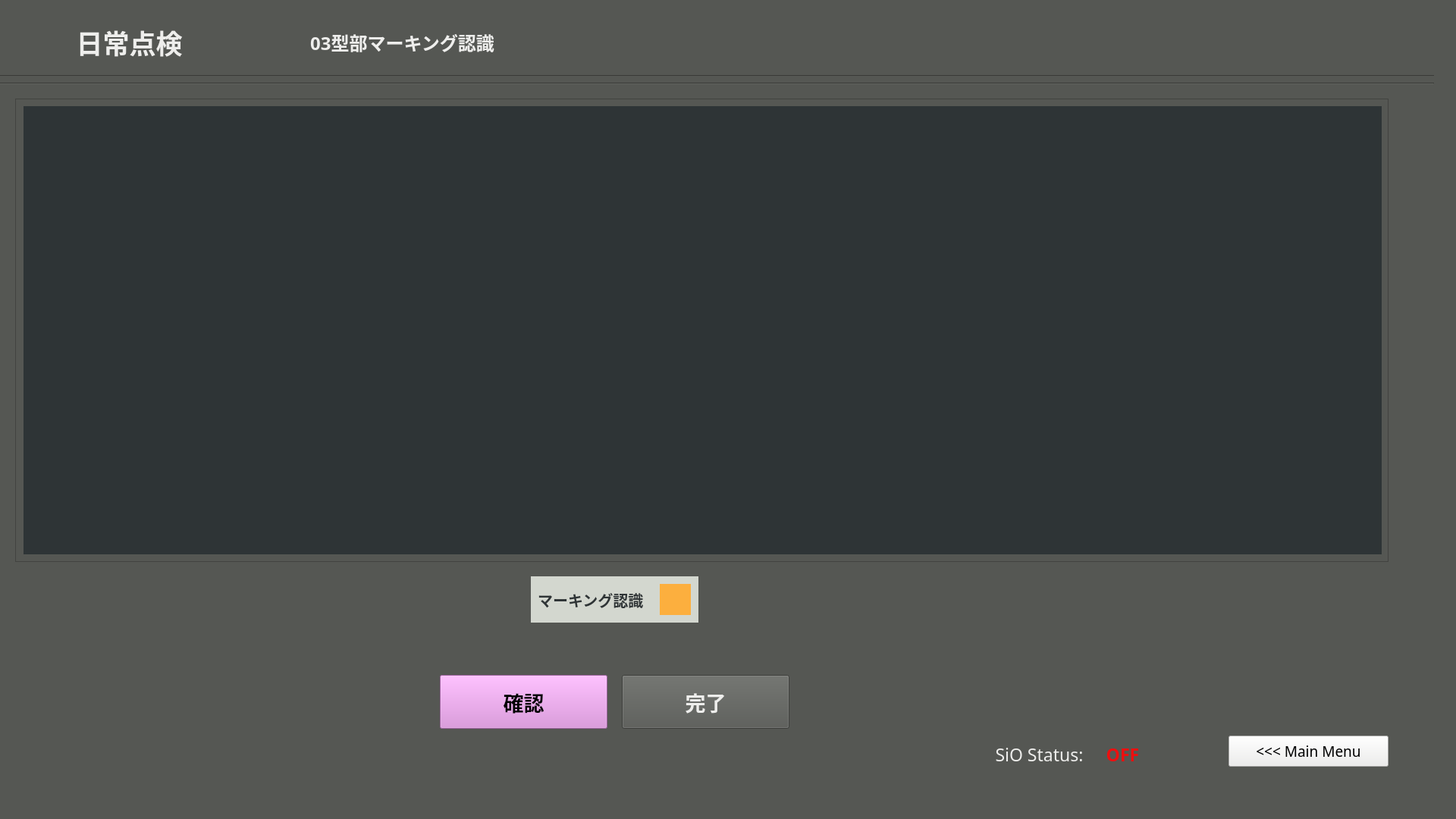
<?xml version="1.0" encoding="UTF-8"?>
<ui version="4.0">
 <class>dailytenken3_cliphanire</class>
 <widget class="QMainWindow" name="dailytenken3_cliphanire">
  <property name="enabled">
   <bool>true</bool>
  </property>
  <property name="geometry">
   <rect>
    <x>0</x>
    <y>0</y>
    <width>1920</width>
    <height>1080</height>
   </rect>
  </property>
  <property name="windowTitle">
   <string>MainWindow</string>
  </property>
  <property name="styleSheet">
   <string notr="true">background-color: rgb(85, 87, 83);</string>
  </property>
  <widget class="QWidget" name="dailytenken3_cliphanire_widget">
   <property name="enabled">
    <bool>true</bool>
   </property>
   <widget class="Line" name="line_1">
    <property name="geometry">
     <rect>
      <x>-10</x>
      <y>90</y>
      <width>1901</width>
      <height>20</height>
     </rect>
    </property>
    <property name="orientation">
     <enum>Qt::Horizontal</enum>
    </property>
   </widget>
   <widget class="Line" name="line_2">
    <property name="geometry">
     <rect>
      <x>-10</x>
      <y>100</y>
      <width>1901</width>
      <height>20</height>
     </rect>
    </property>
    <property name="orientation">
     <enum>Qt::Horizontal</enum>
    </property>
   </widget>
   <widget class="QFrame" name="frame">
    <property name="geometry">
     <rect>
      <x>20</x>
      <y>130</y>
      <width>1811</width>
      <height>611</height>
     </rect>
    </property>
    <property name="frameShape">
     <enum>QFrame::StyledPanel</enum>
    </property>
    <property name="frameShadow">
     <enum>QFrame::Raised</enum>
    </property>
    <widget class="QLabel" name="cameraFrame">
     <property name="geometry">
      <rect>
       <x>11</x>
       <y>10</y>
       <width>1791</width>
       <height>591</height>
      </rect>
     </property>
     <property name="styleSheet">
      <string notr="true">background-color: rgb(46, 52, 54);</string>
     </property>
     <property name="text">
      <string/>
     </property>
     <property name="alignment">
      <set>Qt::AlignCenter</set>
     </property>
    </widget>
    <widget class="QPushButton" name="rekensaButton">
     <property name="geometry">
      <rect>
       <x>260</x>
       <y>500</y>
       <width>91</width>
       <height>71</height>
      </rect>
     </property>
     <property name="font">
      <font>
       <family>Ubuntu Mono</family>
       <pointsize>13</pointsize>
       <weight>75</weight>
       <italic>false</italic>
       <bold>true</bold>
       <stylestrategy>PreferAntialias</stylestrategy>
      </font>
     </property>
     <property name="autoFillBackground">
      <bool>false</bool>
     </property>
     <property name="styleSheet">
      <string notr="true">color: rgb(238, 238, 236);
background-color: rgb(117, 80, 123);</string>
     </property>
     <property name="text">
      <string>検査
やり直し</string>
     </property>
     <property name="checkable">
      <bool>false</bool>
     </property>
    </widget>
    <widget class="QPushButton" name="delwarpbutton">
     <property name="geometry">
      <rect>
       <x>770</x>
       <y>510</y>
       <width>181</width>
       <height>51</height>
      </rect>
     </property>
     <property name="font">
      <font>
       <family>Ubuntu Mono</family>
       <pointsize>11</pointsize>
       <weight>75</weight>
       <italic>false</italic>
       <bold>true</bold>
       <stylestrategy>PreferAntialias</stylestrategy>
      </font>
     </property>
     <property name="autoFillBackground">
      <bool>false</bool>
     </property>
     <property name="styleSheet">
      <string notr="true">background-color: rgb(164, 0, 0);</string>
     </property>
     <property name="text">
      <string>パースワープパラム削除 
Del Warp Parm</string>
     </property>
     <property name="checkable">
      <bool>false</bool>
     </property>
    </widget>
    <widget class="QPushButton" name="savewarpbutton">
     <property name="geometry">
      <rect>
       <x>580</x>
       <y>510</y>
       <width>181</width>
       <height>51</height>
      </rect>
     </property>
     <property name="font">
      <font>
       <family>Ubuntu Mono</family>
       <pointsize>11</pointsize>
       <weight>75</weight>
       <italic>false</italic>
       <bold>true</bold>
       <stylestrategy>PreferAntialias</stylestrategy>
      </font>
     </property>
     <property name="autoFillBackground">
      <bool>false</bool>
     </property>
     <property name="styleSheet">
      <string notr="true">color: rgb(238, 238, 236);</string>
     </property>
     <property name="text">
      <string>パースワープパラム保存 
Save Warp Parm</string>
     </property>
     <property name="checkable">
      <bool>false</bool>
     </property>
    </widget>
    <widget class="QLabel" name="rtwarpcolor">
     <property name="geometry">
      <rect>
       <x>440</x>
       <y>490</y>
       <width>121</width>
       <height>20</height>
      </rect>
     </property>
     <property name="font">
      <font>
       <family>Ubuntu Mono</family>
       <pointsize>15</pointsize>
       <weight>75</weight>
       <bold>true</bold>
      </font>
     </property>
     <property name="styleSheet">
      <string notr="true">background-color: rgb(255, 0, 0);</string>
     </property>
     <property name="text">
      <string/>
     </property>
     <property name="alignment">
      <set>Qt::AlignLeading|Qt::AlignLeft|Qt::AlignVCenter</set>
     </property>
    </widget>
    <widget class="QPushButton" name="rtwarpbutton">
     <property name="geometry">
      <rect>
       <x>440</x>
       <y>510</y>
       <width>121</width>
       <height>51</height>
      </rect>
     </property>
     <property name="font">
      <font>
       <family>Ubuntu Mono</family>
       <pointsize>11</pointsize>
       <weight>75</weight>
       <italic>false</italic>
       <bold>true</bold>
       <stylestrategy>PreferAntialias</stylestrategy>
      </font>
     </property>
     <property name="autoFillBackground">
      <bool>false</bool>
     </property>
     <property name="styleSheet">
      <string notr="true">color: rgb(238, 238, 236);</string>
     </property>
     <property name="text">
      <string>継続ワープ 
RT Pers.Warp</string>
     </property>
     <property name="checkable">
      <bool>false</bool>
     </property>
    </widget>
    <widget class="QPushButton" name="quitbutton">
     <property name="geometry">
      <rect>
       <x>1560</x>
       <y>530</y>
       <width>211</width>
       <height>41</height>
      </rect>
     </property>
     <property name="font">
      <font>
       <family>Ubuntu Mono</family>
       <pointsize>14</pointsize>
      </font>
     </property>
     <property name="styleSheet">
      <string notr="true">background-color: rgb(238, 238, 236);</string>
     </property>
     <property name="text">
      <string>Quit</string>
     </property>
    </widget>
    <zorder>quitbutton</zorder>
    <zorder>rtwarpbutton</zorder>
    <zorder>delwarpbutton</zorder>
    <zorder>rtwarpcolor</zorder>
    <zorder>savewarpbutton</zorder>
    <zorder>rekensaButton</zorder>
    <zorder>cameraFrame</zorder>
   </widget>
   <widget class="QPushButton" name="mainmenubutton">
    <property name="geometry">
     <rect>
      <x>1620</x>
      <y>970</y>
      <width>211</width>
      <height>41</height>
     </rect>
    </property>
    <property name="font">
     <font>
      <family>Ubuntu Mono</family>
      <pointsize>14</pointsize>
     </font>
    </property>
    <property name="styleSheet">
     <string notr="true">background-color: rgb(238, 238, 236);</string>
    </property>
    <property name="text">
     <string>&lt;&lt;&lt; Main Menu</string>
    </property>
   </widget>
   <widget class="QLabel" name="partlabel_2">
    <property name="geometry">
     <rect>
      <x>10</x>
      <y>20</y>
      <width>321</width>
      <height>71</height>
     </rect>
    </property>
    <property name="font">
     <font>
      <family>Ubuntu Mono</family>
      <pointsize>26</pointsize>
      <weight>75</weight>
      <bold>true</bold>
     </font>
    </property>
    <property name="styleSheet">
     <string notr="true">color: rgb(238, 238, 236);</string>
    </property>
    <property name="text">
     <string>日常点検</string>
    </property>
    <property name="alignment">
     <set>Qt::AlignCenter</set>
    </property>
   </widget>
   <widget class="QLabel" name="P1label">
    <property name="geometry">
     <rect>
      <x>700</x>
      <y>760</y>
      <width>221</width>
      <height>61</height>
     </rect>
    </property>
    <property name="font">
     <font>
      <family>Ubuntu Mono</family>
      <pointsize>15</pointsize>
      <weight>75</weight>
      <bold>true</bold>
     </font>
    </property>
    <property name="styleSheet">
     <string notr="true">color: rgb(46, 52, 54);
background-color: rgb(211, 215, 207);</string>
    </property>
    <property name="text">
     <string>  マーキング認識</string>
    </property>
    <property name="alignment">
     <set>Qt::AlignLeading|Qt::AlignLeft|Qt::AlignVCenter</set>
    </property>
   </widget>
   <widget class="QLabel" name="P1color">
    <property name="geometry">
     <rect>
      <x>870</x>
      <y>770</y>
      <width>41</width>
      <height>41</height>
     </rect>
    </property>
    <property name="font">
     <font>
      <family>Ubuntu Mono</family>
      <pointsize>15</pointsize>
      <weight>75</weight>
      <bold>true</bold>
     </font>
    </property>
    <property name="styleSheet">
     <string notr="true">background-color: rgb(252, 175, 62);</string>
    </property>
    <property name="text">
     <string/>
    </property>
    <property name="alignment">
     <set>Qt::AlignLeading|Qt::AlignLeft|Qt::AlignVCenter</set>
    </property>
   </widget>
   <widget class="QLabel" name="status_sio">
    <property name="geometry">
     <rect>
      <x>1450</x>
      <y>970</y>
      <width>61</width>
      <height>41</height>
     </rect>
    </property>
    <property name="font">
     <font>
      <family>Ubuntu Mono</family>
      <pointsize>17</pointsize>
      <weight>75</weight>
      <bold>true</bold>
      <underline>false</underline>
     </font>
    </property>
    <property name="styleSheet">
     <string notr="true">color: rgb(238, 15, 15);</string>
    </property>
    <property name="text">
     <string>OFF</string>
    </property>
    <property name="alignment">
     <set>Qt::AlignBottom|Qt::AlignHCenter</set>
    </property>
   </widget>
   <widget class="QLabel" name="label_5">
    <property name="geometry">
     <rect>
      <x>1300</x>
      <y>970</y>
      <width>141</width>
      <height>41</height>
     </rect>
    </property>
    <property name="font">
     <font>
      <family>Ubuntu Mono</family>
      <pointsize>17</pointsize>
      <weight>50</weight>
      <bold>false</bold>
      <underline>false</underline>
     </font>
    </property>
    <property name="styleSheet">
     <string notr="true">color: rgb(238, 238, 236);</string>
    </property>
    <property name="text">
     <string>SiO Status:</string>
    </property>
    <property name="alignment">
     <set>Qt::AlignBottom|Qt::AlignHCenter</set>
    </property>
   </widget>
   <widget class="QLabel" name="partlabel_3">
    <property name="geometry">
     <rect>
      <x>370</x>
      <y>20</y>
      <width>321</width>
      <height>71</height>
     </rect>
    </property>
    <property name="font">
     <font>
      <family>Ubuntu Mono</family>
      <pointsize>18</pointsize>
      <weight>75</weight>
      <bold>true</bold>
     </font>
    </property>
    <property name="styleSheet">
     <string notr="true">color: rgb(238, 238, 236);</string>
    </property>
    <property name="text">
     <string>03型部マーキング認識</string>
    </property>
    <property name="alignment">
     <set>Qt::AlignCenter</set>
    </property>
   </widget>
   <widget class="QPushButton" name="checkButton">
    <property name="geometry">
     <rect>
      <x>580</x>
      <y>890</y>
      <width>221</width>
      <height>71</height>
     </rect>
    </property>
    <property name="font">
     <font>
      <family>Ubuntu Mono</family>
      <pointsize>20</pointsize>
      <weight>75</weight>
      <italic>false</italic>
      <bold>true</bold>
      <stylestrategy>PreferAntialias</stylestrategy>
     </font>
    </property>
    <property name="autoFillBackground">
     <bool>false</bool>
    </property>
    <property name="styleSheet">
     <string notr="true">background-color: rgb(220, 138, 221);</string>
    </property>
    <property name="text">
     <string>確認</string>
    </property>
    <property name="checkable">
     <bool>false</bool>
    </property>
   </widget>
   <widget class="QPushButton" name="finishButton">
    <property name="geometry">
     <rect>
      <x>820</x>
      <y>890</y>
      <width>221</width>
      <height>71</height>
     </rect>
    </property>
    <property name="font">
     <font>
      <family>Ubuntu Mono</family>
      <pointsize>20</pointsize>
      <weight>75</weight>
      <italic>false</italic>
      <bold>true</bold>
      <stylestrategy>PreferAntialias</stylestrategy>
     </font>
    </property>
    <property name="autoFillBackground">
     <bool>false</bool>
    </property>
    <property name="styleSheet">
     <string notr="true">color: rgb(238, 238, 236);</string>
    </property>
    <property name="text">
     <string>完了</string>
    </property>
    <property name="checkable">
     <bool>false</bool>
    </property>
   </widget>
  </widget>
  <widget class="QMenuBar" name="menubar">
   <property name="geometry">
    <rect>
     <x>0</x>
     <y>0</y>
     <width>1920</width>
     <height>22</height>
    </rect>
   </property>
  </widget>
  <widget class="QStatusBar" name="statusbar"/>
 </widget>
 <resources/>
 <connections/>
</ui>
